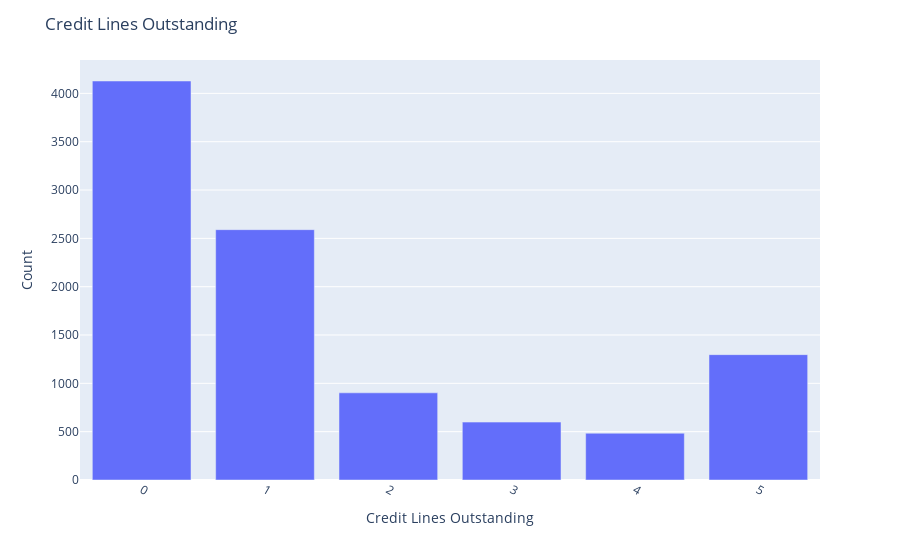

Source (notebook cell):
### Code cell
df = Loans_df.groupby('credit_lines_outstanding')['credit_lines_outstanding'].count().reset_index(name='count').sort_values('credit_lines_outstanding', ascending=True)

fig = px.bar(df, x='credit_lines_outstanding', y='count', labels={'count': 'Count', 'credit_lines_outstanding': 'Credit Lines Outstanding'})


fig.update_layout(title='Credit Lines Outstanding', xaxis_title='Credit Lines Outstanding', yaxis_title='Count')

fig.update_xaxes(tickangle=30)


fig.show()

### Figure 1 — Plotly figure (JSON) as saved in the notebook; plotly's stock layout.template omitted (floating-point values rounded to 4 significant figures)
{"data": [{"alignmentgroup": "True", "hovertemplate": "Credit Lines Outstanding=%{x}<br>Count=%{y}<extra></extra>", "legendgroup": "", "marker": {"color": "#636efa", "pattern": {"shape": ""}}, "name": "", "offsetgroup": "", "orientation": "v", "showlegend": false, "textposition": "auto", "type": "bar", "x": [0, 1, 2, 3, 4, 5], "xaxis": "x", "y": [4128, 2590, 902, 599, 484, 1297], "yaxis": "y"}], "layout": {"barmode": "relative", "legend": {"tracegroupgap": 0}, "margin": {"t": 60}, "title": {"text": "Credit Lines Outstanding"}, "xaxis": {"anchor": "y", "domain": [0, 1], "tickangle": 30, "title": {"text": "Credit Lines Outstanding"}}, "yaxis": {"anchor": "x", "domain": [0, 1], "title": {"text": "Count"}}}}
